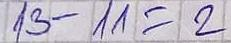
#> input picture DataSets/hand_written_eqs/single_eq1.jpg, 231 x 43 px, found by its file name; its folder holds 5 pictures in this run
$ python symbols_seperation.py
#> lines starting #> are read from the running program, lines starting #| are printed output that depends on the picture
import random
import pandas as pd
import numpy as np
import matplotlib.pyplot as plt
import cv2

# [25 lines left out: function cv_blobber, not called in this run]

    # [6 lines of commented-out code are left out]

def find_cc(img, threshold=140, unite=True):

    pMask = img < threshold
    retval, labels, stats, centroids = cv2.connectedComponentsWithStats(pMask.astype('int8'))
    cc = pd.DataFrame(
        data={'cx': centroids[1:, 0], 'cy': centroids[1:, 1], 'bbx': stats[1:, 0], 'bby': stats[1:, 1],
              'bbw': stats[1:, 2], 'bbh': stats[1:, 3], 'area': stats[1:, 4]})
    filter = cc.area > 10
    filter *= cc.bbw > 5
    filter *= cc.bbw < img.shape[1]*0.2 # bbox should not exceed 20% of the image width
    filter *= cc.bbh > 5
    cc = cc[filter]
    cc = cc.sort_values('cx').reset_index(drop=True)

    if unite:
        cc = unite_symbols_with_gap(cc)
        filter = cc.bbw < img.shape[1]*0.2 # bbox should not exceed 20% of the image width
        cc = cc[filter]
        cc = cc.sort_values('cx').reset_index(drop=True)

    #TODO: add IoU filteration

    return cc

def unite_symbols_with_gap(cc):
    # find cc that are part of the same symbol:
    # 1. check which two adjacent bb are very close:
    # xdists = cc.cx.values.reshape(-1, 1) - cc.cx.values.reshape(1, -1)
    # cand = np.abs(xdists)<cc.bbw.quantile(.25)
    candb = (cc.cx.diff()) < min(10, cc.bbw.quantile(.1))
    canda = candb.shift(-1).fillna(False)
    u = cc[canda + candb]
    mapper = {'cx': np.mean, 'cy': np.mean, 'bbx': np.min, 'bby': np.min, 'bbw': np.mean, 'bbh': np.mean,
              'area': np.sum}
    united = u.apply(mapper)
    united.bbw = (u.bbx + u.bbw).max() - united.bbx
    united.bbh = (u.bby + u.bbh).max() - united.bby
    cc = cc[~ (canda + candb)]
    cc = cc.append(united, ignore_index=True)

    return cc

# [25 lines left out: functions plot_detections, crop_resize, pad, not called in this run]


if __name__=='__main__':
    data_path = '/home/yuval/Projects/EquSolve/DataSets/hand_written_eqs/'
    fn = data_path + 'single_eq1.jpg'
    img = cv2.imread(fn, cv2.IMREAD_GRAYSCALE)
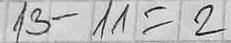
#> img: shape (43, 231); min 3, max 254, mean 191

    cc = find_cc(img, 160)
#> in find_cc, `pMask = img < threshold`:
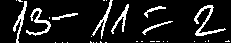
#> pMask: shape (43, 231) bool; 11.4% white in thin lines or dots
#> in find_cc, `retval, labels, stats, centroids = cv2.connectedComponentsWithStats(pM..`:
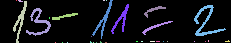
#> labels: shape (43, 231) int32; 33 distinct labels, from 0 to 32; one colour per label, 0 black
#> in find_cc, `retval, labels, stats, centroids = cv2.connectedComponentsWithStats(pM..`: retval = 33; stats = 33 rows, first 6: [0, 0, 231, 43, 8797], [16, 0, 1, 1, 1], [18, 0, 5, 2, 7], [13, 1, 14, 42, 161], [103, 0, 2, 1, 2], [106, 0, 1, 1, 1]; centroids = 33 pairs, first value 16 to 227.2, second value 0 to 42
#> in find_cc, `cc = pd.DataFrame( data={'cx': centroids[1:, 0], 'cy': centroids[1:, 1..`: cc = table of 32 rows and 7 columns
#> in find_cc, `cc = cc[filter]`: cc = table of 8 rows and 7 columns
#> (the run stopped early here; a loop or call above may not have finished)
